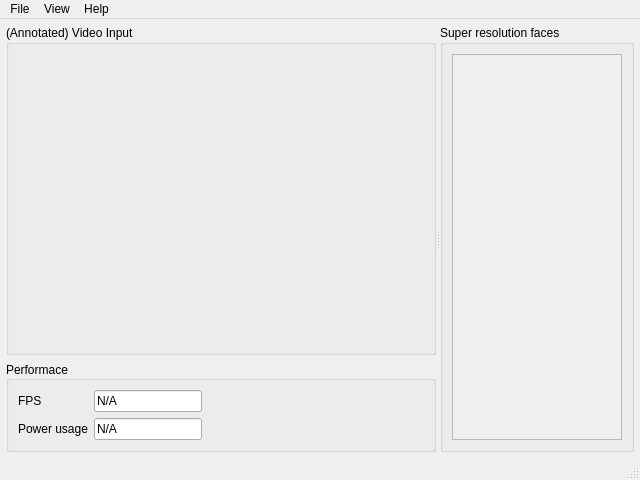
<?xml version="1.0" encoding="UTF-8"?>
<ui version="4.0">
 <class>MainWindow</class>
 <widget class="QMainWindow" name="MainWindow">
  <property name="geometry">
   <rect>
    <x>0</x>
    <y>0</y>
    <width>640</width>
    <height>480</height>
   </rect>
  </property>
  <property name="windowTitle">
   <string>Super Resolution Faces</string>
  </property>
  <widget class="QWidget" name="centralwidget">
   <layout class="QVBoxLayout" name="verticalLayout_2">
    <property name="margin">
     <number>6</number>
    </property>
    <item>
     <widget class="QSplitter" name="splitter">
      <property name="orientation">
       <enum>Qt::Horizontal</enum>
      </property>
      <widget class="QWidget" name="widget_2" native="true">
       <layout class="QVBoxLayout" name="verticalLayout">
        <property name="leftMargin">
         <number>0</number>
        </property>
        <property name="topMargin">
         <number>0</number>
        </property>
        <property name="rightMargin">
         <number>0</number>
        </property>
        <property name="bottomMargin">
         <number>0</number>
        </property>
        <item>
         <widget class="QGroupBox" name="groupBox">
          <property name="sizePolicy">
           <sizepolicy hsizetype="Preferred" vsizetype="Preferred">
            <horstretch>0</horstretch>
            <verstretch>1</verstretch>
           </sizepolicy>
          </property>
          <property name="autoFillBackground">
           <bool>false</bool>
          </property>
          <property name="title">
           <string>(Annotated) Video Input</string>
          </property>
          <property name="flat">
           <bool>false</bool>
          </property>
          <layout class="QVBoxLayout" name="layout_videoInput"/>
         </widget>
        </item>
        <item>
         <widget class="QGroupBox" name="groupBox_4">
          <property name="sizePolicy">
           <sizepolicy hsizetype="Preferred" vsizetype="Preferred">
            <horstretch>0</horstretch>
            <verstretch>0</verstretch>
           </sizepolicy>
          </property>
          <property name="title">
           <string>Performace</string>
          </property>
          <property name="alignment">
           <set>Qt::AlignLeading|Qt::AlignLeft|Qt::AlignVCenter</set>
          </property>
          <layout class="QFormLayout" name="formLayout">
           <property name="formAlignment">
            <set>Qt::AlignLeading|Qt::AlignLeft|Qt::AlignTop</set>
           </property>
           <item row="1" column="0">
            <widget class="QLabel" name="label">
             <property name="text">
              <string>FPS</string>
             </property>
            </widget>
           </item>
           <item row="2" column="0">
            <widget class="QLabel" name="label_2">
             <property name="text">
              <string>Power usage</string>
             </property>
            </widget>
           </item>
           <item row="1" column="1">
            <widget class="QLineEdit" name="lineEdit">
             <property name="sizePolicy">
              <sizepolicy hsizetype="Fixed" vsizetype="Fixed">
               <horstretch>0</horstretch>
               <verstretch>0</verstretch>
              </sizepolicy>
             </property>
             <property name="text">
              <string>N/A</string>
             </property>
             <property name="readOnly">
              <bool>true</bool>
             </property>
            </widget>
           </item>
           <item row="2" column="1">
            <widget class="QLineEdit" name="lineEdit_2">
             <property name="sizePolicy">
              <sizepolicy hsizetype="Fixed" vsizetype="Fixed">
               <horstretch>0</horstretch>
               <verstretch>0</verstretch>
              </sizepolicy>
             </property>
             <property name="autoFillBackground">
              <bool>false</bool>
             </property>
             <property name="text">
              <string>N/A</string>
             </property>
             <property name="readOnly">
              <bool>true</bool>
             </property>
             <property name="clearButtonEnabled">
              <bool>false</bool>
             </property>
            </widget>
           </item>
          </layout>
         </widget>
        </item>
       </layout>
      </widget>
      <widget class="QGroupBox" name="groupBox_2">
       <property name="title">
        <string>Super resolution faces</string>
       </property>
       <layout class="QVBoxLayout" name="verticalLayout_3">
        <item>
         <widget class="QScrollArea" name="scrollArea">
          <property name="widgetResizable">
           <bool>true</bool>
          </property>
          <widget class="QWidget" name="scrollAreaWidgetContents">
           <property name="geometry">
            <rect>
             <x>0</x>
             <y>0</y>
             <width>214</width>
             <height>406</height>
            </rect>
           </property>
          </widget>
         </widget>
        </item>
       </layout>
      </widget>
     </widget>
    </item>
   </layout>
  </widget>
  <widget class="QMenuBar" name="menubar">
   <property name="geometry">
    <rect>
     <x>0</x>
     <y>0</y>
     <width>640</width>
     <height>18</height>
    </rect>
   </property>
   <widget class="QMenu" name="menuFile">
    <property name="title">
     <string>File</string>
    </property>
    <addaction name="actionGet_camera_feed"/>
    <addaction name="actionOpen_video_file"/>
    <addaction name="separator"/>
    <addaction name="actionSnapshot"/>
    <addaction name="separator"/>
    <addaction name="actionClose"/>
   </widget>
   <widget class="QMenu" name="menuView">
    <property name="title">
     <string>View</string>
    </property>
    <addaction name="actionShow_annotations"/>
   </widget>
   <widget class="QMenu" name="menuHelp">
    <property name="title">
     <string>Help</string>
    </property>
    <addaction name="actionAbout"/>
   </widget>
   <addaction name="menuFile"/>
   <addaction name="menuView"/>
   <addaction name="menuHelp"/>
  </widget>
  <widget class="QStatusBar" name="statusbar">
   <property name="enabled">
    <bool>true</bool>
   </property>
  </widget>
  <action name="actionAbout">
   <property name="text">
    <string>About</string>
   </property>
  </action>
  <action name="actionShow_annotations">
   <property name="checkable">
    <bool>true</bool>
   </property>
   <property name="checked">
    <bool>true</bool>
   </property>
   <property name="text">
    <string>Show annotations</string>
   </property>
   <property name="shortcut">
    <string>A</string>
   </property>
  </action>
  <action name="actionGet_camera_feed">
   <property name="text">
    <string>Get camera feed</string>
   </property>
  </action>
  <action name="actionOpen_video_file">
   <property name="text">
    <string>Open video file...</string>
   </property>
  </action>
  <action name="actionClose">
   <property name="text">
    <string>Close</string>
   </property>
   <property name="shortcut">
    <string>Esc</string>
   </property>
  </action>
  <action name="actionSnapshot">
   <property name="text">
    <string>Save snapshot</string>
   </property>
   <property name="shortcut">
    <string>Space</string>
   </property>
  </action>
 </widget>
 <resources/>
 <connections/>
</ui>
